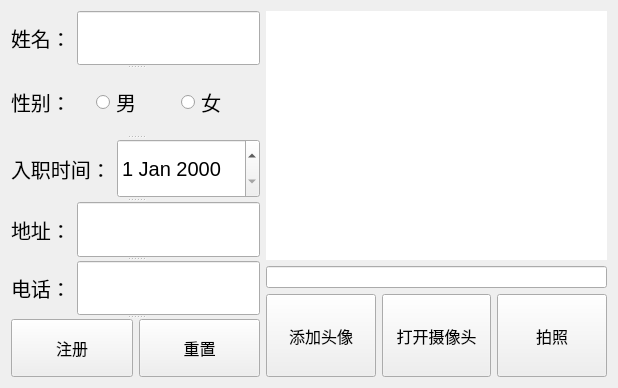
<?xml version="1.0" encoding="UTF-8"?>
<ui version="4.0">
 <class>RegisterWin</class>
 <widget class="QWidget" name="RegisterWin">
  <property name="geometry">
   <rect>
    <x>0</x>
    <y>0</y>
    <width>618</width>
    <height>388</height>
   </rect>
  </property>
  <property name="windowTitle">
   <string>Form</string>
  </property>
  <layout class="QHBoxLayout" name="horizontalLayout_8">
   <item>
    <widget class="QSplitter" name="splitter">
     <property name="orientation">
      <enum>Qt::Vertical</enum>
     </property>
     <widget class="QWidget" name="">
      <layout class="QHBoxLayout" name="horizontalLayout">
       <item>
        <widget class="QLabel" name="label">
         <property name="font">
          <font>
           <pointsize>15</pointsize>
          </font>
         </property>
         <property name="text">
          <string>姓名：</string>
         </property>
        </widget>
       </item>
       <item>
        <widget class="QLineEdit" name="nameEdit">
         <property name="sizePolicy">
          <sizepolicy hsizetype="Expanding" vsizetype="Expanding">
           <horstretch>0</horstretch>
           <verstretch>0</verstretch>
          </sizepolicy>
         </property>
        </widget>
       </item>
      </layout>
     </widget>
     <widget class="QWidget" name="layoutWidget">
      <layout class="QHBoxLayout" name="horizontalLayout_2">
       <item>
        <widget class="QLabel" name="label_2">
         <property name="font">
          <font>
           <pointsize>15</pointsize>
          </font>
         </property>
         <property name="text">
          <string>性别：</string>
         </property>
        </widget>
       </item>
       <item>
        <widget class="QRadioButton" name="manrb">
         <property name="font">
          <font>
           <pointsize>15</pointsize>
          </font>
         </property>
         <property name="text">
          <string>男</string>
         </property>
        </widget>
       </item>
       <item>
        <widget class="QRadioButton" name="womanrb">
         <property name="font">
          <font>
           <pointsize>15</pointsize>
          </font>
         </property>
         <property name="text">
          <string>女</string>
         </property>
        </widget>
       </item>
      </layout>
     </widget>
     <widget class="QWidget" name="layoutWidget_4">
      <layout class="QHBoxLayout" name="horizontalLayout_5">
       <item>
        <widget class="QLabel" name="label_5">
         <property name="font">
          <font>
           <pointsize>15</pointsize>
          </font>
         </property>
         <property name="text">
          <string>入职时间：</string>
         </property>
        </widget>
       </item>
       <item>
        <widget class="QDateEdit" name="onboardingtimeEdit">
         <property name="sizePolicy">
          <sizepolicy hsizetype="Minimum" vsizetype="Expanding">
           <horstretch>0</horstretch>
           <verstretch>0</verstretch>
          </sizepolicy>
         </property>
         <property name="font">
          <font>
           <pointsize>15</pointsize>
          </font>
         </property>
        </widget>
       </item>
      </layout>
     </widget>
     <widget class="QWidget" name="layoutWidget_2">
      <layout class="QHBoxLayout" name="horizontalLayout_3">
       <item>
        <widget class="QLabel" name="label_3">
         <property name="font">
          <font>
           <pointsize>15</pointsize>
          </font>
         </property>
         <property name="text">
          <string>地址：</string>
         </property>
        </widget>
       </item>
       <item>
        <widget class="QLineEdit" name="addressEdit">
         <property name="sizePolicy">
          <sizepolicy hsizetype="Expanding" vsizetype="Expanding">
           <horstretch>0</horstretch>
           <verstretch>0</verstretch>
          </sizepolicy>
         </property>
        </widget>
       </item>
      </layout>
     </widget>
     <widget class="QWidget" name="layoutWidget_3">
      <layout class="QHBoxLayout" name="horizontalLayout_4">
       <item>
        <widget class="QLabel" name="label_4">
         <property name="font">
          <font>
           <pointsize>15</pointsize>
          </font>
         </property>
         <property name="text">
          <string>电话：</string>
         </property>
        </widget>
       </item>
       <item>
        <widget class="QLineEdit" name="phoneEdit">
         <property name="sizePolicy">
          <sizepolicy hsizetype="Expanding" vsizetype="Expanding">
           <horstretch>0</horstretch>
           <verstretch>0</verstretch>
          </sizepolicy>
         </property>
        </widget>
       </item>
      </layout>
     </widget>
     <widget class="QWidget" name="">
      <layout class="QHBoxLayout" name="horizontalLayout_6">
       <item>
        <widget class="QPushButton" name="registerBt">
         <property name="sizePolicy">
          <sizepolicy hsizetype="Minimum" vsizetype="Expanding">
           <horstretch>0</horstretch>
           <verstretch>0</verstretch>
          </sizepolicy>
         </property>
         <property name="font">
          <font>
           <pointsize>12</pointsize>
          </font>
         </property>
         <property name="text">
          <string>注册</string>
         </property>
        </widget>
       </item>
       <item>
        <widget class="QPushButton" name="resetBt">
         <property name="sizePolicy">
          <sizepolicy hsizetype="Minimum" vsizetype="Expanding">
           <horstretch>0</horstretch>
           <verstretch>0</verstretch>
          </sizepolicy>
         </property>
         <property name="font">
          <font>
           <pointsize>12</pointsize>
          </font>
         </property>
         <property name="text">
          <string>重置</string>
         </property>
        </widget>
       </item>
      </layout>
     </widget>
    </widget>
   </item>
   <item>
    <layout class="QVBoxLayout" name="verticalLayout" stretch="3,1,1">
     <item>
      <widget class="QLabel" name="headpicLb">
       <property name="enabled">
        <bool>true</bool>
       </property>
       <property name="styleSheet">
        <string notr="true">background-color: rgb(255, 255, 255);</string>
       </property>
       <property name="text">
        <string/>
       </property>
      </widget>
     </item>
     <item>
      <widget class="QLineEdit" name="picfileEdit"/>
     </item>
     <item>
      <layout class="QHBoxLayout" name="horizontalLayout_7">
       <item>
        <widget class="QPushButton" name="addpicBt">
         <property name="sizePolicy">
          <sizepolicy hsizetype="Minimum" vsizetype="Expanding">
           <horstretch>0</horstretch>
           <verstretch>0</verstretch>
          </sizepolicy>
         </property>
         <property name="font">
          <font>
           <pointsize>12</pointsize>
          </font>
         </property>
         <property name="text">
          <string>添加头像</string>
         </property>
        </widget>
       </item>
       <item>
        <widget class="QPushButton" name="videoswitchBt">
         <property name="sizePolicy">
          <sizepolicy hsizetype="Minimum" vsizetype="Expanding">
           <horstretch>0</horstretch>
           <verstretch>0</verstretch>
          </sizepolicy>
         </property>
         <property name="font">
          <font>
           <pointsize>12</pointsize>
          </font>
         </property>
         <property name="text">
          <string>打开摄像头</string>
         </property>
        </widget>
       </item>
       <item>
        <widget class="QPushButton" name="cameraBt">
         <property name="sizePolicy">
          <sizepolicy hsizetype="Minimum" vsizetype="Expanding">
           <horstretch>0</horstretch>
           <verstretch>0</verstretch>
          </sizepolicy>
         </property>
         <property name="font">
          <font>
           <pointsize>12</pointsize>
          </font>
         </property>
         <property name="text">
          <string>拍照</string>
         </property>
        </widget>
       </item>
      </layout>
     </item>
    </layout>
   </item>
  </layout>
 </widget>
 <resources/>
 <connections/>
</ui>
